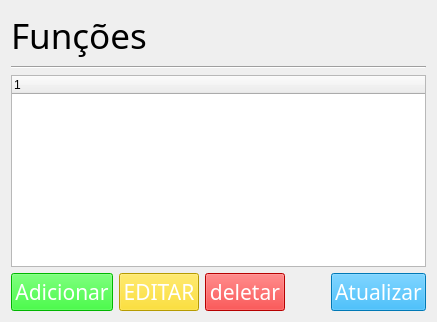
      <widget class="QWidget" name="pg_funcoes">
       <layout class="QVBoxLayout" name="verticalLayout_2">
        <item>
         <layout class="QVBoxLayout" name="vl_titulo_3">
          <item>
           <widget class="QLabel" name="labelTitulo_3">
            <property name="font">
             <font>
              <family>Bebas Neue</family>
              <pointsize>26</pointsize>
             </font>
            </property>
            <property name="text">
             <string>Funções</string>
            </property>
           </widget>
          </item>
          <item>
           <widget class="Line" name="line_3">
            <property name="orientation">
             <enum>Qt::Horizontal</enum>
            </property>
           </widget>
          </item>
         </layout>
        </item>
        <item>
         <widget class="QTreeWidget" name="tabelaFuncao">
          <column>
           <property name="text">
            <string notr="true">1</string>
           </property>
          </column>
         </widget>
        </item>
        <item>
         <layout class="QHBoxLayout" name="hl_botoes_2">
          <item>
           <widget class="QPushButton" name="adicionarFuncao">
            <property name="sizePolicy">
             <sizepolicy hsizetype="Minimum" vsizetype="Fixed">
              <horstretch>0</horstretch>
              <verstretch>0</verstretch>
             </sizepolicy>
            </property>
            <property name="minimumSize">
             <size>
              <width>80</width>
              <height>0</height>
             </size>
            </property>
            <property name="font">
             <font>
              <family>Bebas Neue</family>
              <pointsize>16</pointsize>
             </font>
            </property>
            <property name="styleSheet">
             <string notr="true">color: rgb(255, 255, 255);
background-color: rgb(0, 255, 0);
border-color: transparent;</string>
            </property>
            <property name="text">
             <string>Adicionar</string>
            </property>
           </widget>
          </item>
          <item>
           <widget class="QPushButton" name="editarFuncao">
            <property name="sizePolicy">
             <sizepolicy hsizetype="Minimum" vsizetype="Fixed">
              <horstretch>0</horstretch>
              <verstretch>0</verstretch>
             </sizepolicy>
            </property>
            <property name="minimumSize">
             <size>
              <width>80</width>
              <height>0</height>
             </size>
            </property>
            <property name="font">
             <font>
              <family>Bebas Neue</family>
              <pointsize>16</pointsize>
             </font>
            </property>
            <property name="styleSheet">
             <string notr="true">color: rgb(255, 255, 255);
background-color: rgb(255, 217, 0);
border-color: transparent;</string>
            </property>
            <property name="text">
             <string>EDITAR</string>
            </property>
           </widget>
          </item>
          <item>
           <widget class="QPushButton" name="deletarFuncao">
            <property name="sizePolicy">
             <sizepolicy hsizetype="Minimum" vsizetype="Fixed">
              <horstretch>0</horstretch>
              <verstretch>0</verstretch>
             </sizepolicy>
            </property>
            <property name="minimumSize">
             <size>
              <width>80</width>
              <height>0</height>
             </size>
            </property>
            <property name="font">
             <font>
              <family>Bebas Neue</family>
              <pointsize>16</pointsize>
             </font>
            </property>
            <property name="styleSheet">
             <string notr="true">color: rgb(255, 255, 255);
background-color: rgb(255, 0, 0);
border-color: transparent;</string>
            </property>
            <property name="text">
             <string>deletar</string>
            </property>
            <property name="flat">
             <bool>false</bool>
            </property>
           </widget>
          </item>
          <item>
           <spacer name="espH_2">
            <property name="orientation">
             <enum>Qt::Horizontal</enum>
            </property>
            <property name="sizeType">
             <enum>QSizePolicy::Expanding</enum>
            </property>
            <property name="sizeHint" stdset="0">
             <size>
              <width>40</width>
              <height>20</height>
             </size>
            </property>
           </spacer>
          </item>
          <item>
           <widget class="QPushButton" name="atualizarFuncoes">
            <property name="sizePolicy">
             <sizepolicy hsizetype="Minimum" vsizetype="Fixed">
              <horstretch>0</horstretch>
              <verstretch>0</verstretch>
             </sizepolicy>
            </property>
            <property name="minimumSize">
             <size>
              <width>80</width>
              <height>0</height>
             </size>
            </property>
            <property name="font">
             <font>
              <family>Bebas Neue</family>
              <pointsize>16</pointsize>
             </font>
            </property>
            <property name="styleSheet">
             <string notr="true">color: rgb(255, 255, 255);
background-color: rgb(0, 170, 255);
border-color: transparent;</string>
            </property>
            <property name="text">
             <string>Atualizar</string>
            </property>
           </widget>
          </item>
         </layout>
        </item>
       </layout>
      </widget>
